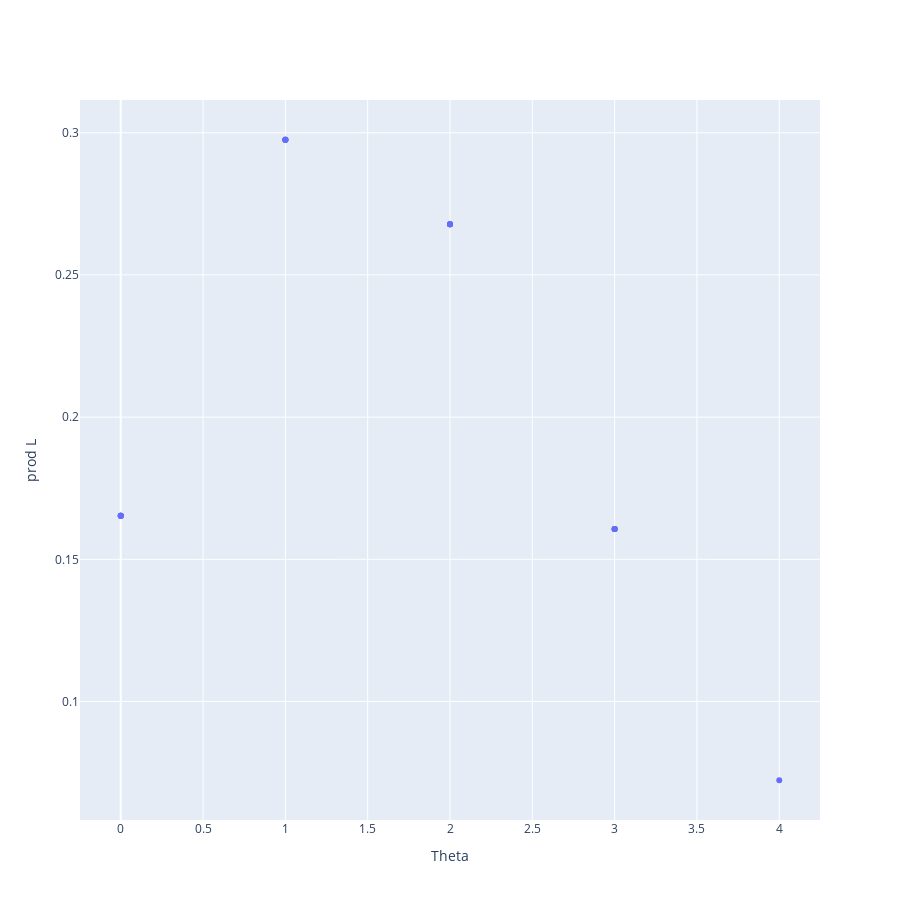

This figure's notebook cell:
### Code cell
pexp= 1.8

test_space= np.linspace(0.1,4,20,dtype= int)
test= [poisson.pmf(x,mu=pexp) for x in test_space]


figwl= [go.Scatter(
    mode='markers',
    x=test_space,
    y=test,
    #z=background[:,2]
)]

layout= go.Layout(
    xaxis= dict(title= 'Theta'),
    yaxis= dict(title= 'prod L'),
    height= 900,
    width= 900
)

Figure_wl= go.Figure(data= figwl, layout= layout)

iplot(Figure_wl)

### Figure 1 — Plotly figure (JSON) as saved in the notebook; plotly's stock layout.template omitted (floating-point values rounded to 4 significant figures)
{"data": [{"mode": "markers", "type": "scatter", "x": [0, 0, 0, 0, 0, 1, 1, 1, 1, 1, 2, 2, 2, 2, 2, 3, 3, 3, 3, 4], "y": [0.1653, 0.1653, 0.1653, 0.1653, 0.1653, 0.2975, 0.2975, 0.2975, 0.2975, 0.2975, 0.2678, 0.2678, 0.2678, 0.2678, 0.2678, 0.1607, 0.1607, 0.1607, 0.1607, 0.0723]}], "layout": {"height": 900, "width": 900, "xaxis": {"title": {"text": "Theta"}}, "yaxis": {"title": {"text": "prod L"}}}}
